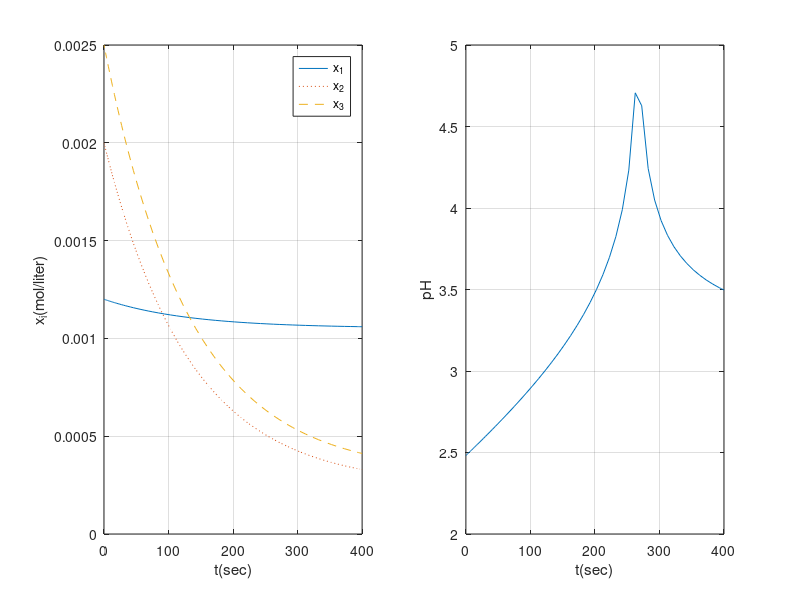

Recreate this plot in MATLAB.
% pHcstr.m: a neutralization cstr 
clear all; 
x1i = 1.2e-3; x2i = 2e-3; x3i = 2.5e-3; Kd = 1e-7; Ke = 1e-14; % data 
Fa = 0.01667; Fb = 2.333e-3; V = 2.5; av = Fa/V; bv = Fb/V; % data 
xi = [x1i x2i x3i];  
% define ODE system 
dx = @(t,x) [av*(xi(1) - x(1)) - bv*x(1); bv*(xi(2) - x(2)) - av*x(2); bv*(xi(3) - x(3)) - av*x(3)]; 
tspan = [0 400]; [t x] = ode45(dx,tspan,xi); % Solve ODEs using ode45 
x1 = x(:,1); x2 = x(:,2); x3 = x(:,3); 
% Determine [H+] 
Ken = Ke*ones(length(t),1); Kdn = Kd*ones(length(t),1);  
f = @(h) h+x2+x3-x1-Ken./h-x3./(1+Kdn.*h./Ken); 
H0 = 1e-3*ones(length(t),1);  % Initial guesses 
Hp = fsolve(f,H0); pH = -log10(Hp); 
% Plot concentrations and pH 
subplot(1,2,1), plot(t,x1,t,x2,':',t,x3,'--'), grid, xlabel('t(sec)'), 
ylabel('x_i(mol/liter)'), legend('x_1','x_2','x_3') 
subplot(1,2,2), plot(t,pH), grid, xlabel('t(sec)'), ylabel('pH') 
